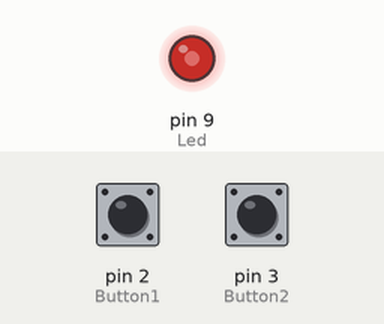
A sketch run on a simulated Arduino Uno, built with avr-gcc and run on an emulated ATmega328P. Shown: output pins drawn as LEDs (lit = HIGH). The inputs (shaded band) are chosen by the test bench; at power-on: pin 3 (Button2) HIGH, pin 2 (Button1) HIGH.

Above: at 1.2 s.
1.3 s: pin 3 (Button2) pulled LOW for 1 s
At 3.2 s:
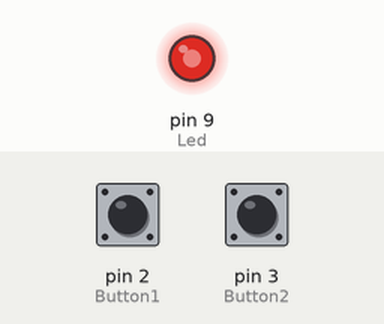
3.8 s: pin 2 (Button1) pulled LOW for 3.2 s
At 8.1 s:
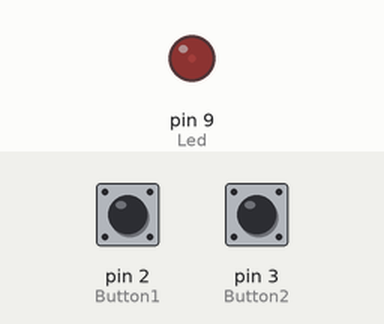
8.5 s: pin 2 (Button1) pulled LOW for 1 s
At 8.65 s:
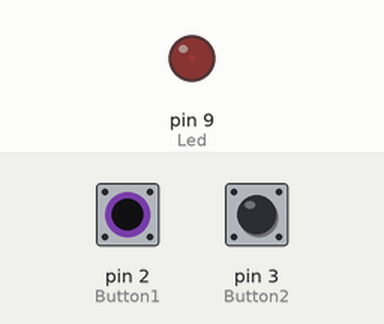
11.0 s: pin 3 (Button2) pulled LOW for 0.15 s
At 11.7 s:
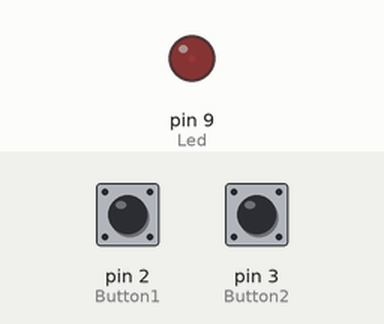
12.6 s: pin 3 (Button2) driven LOW
At 13.96 s:
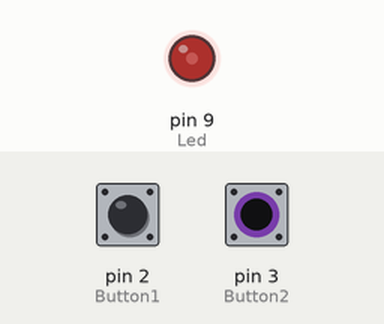
15.6 s: pin 3 (Button2) driven HIGH
At 17.0 s:
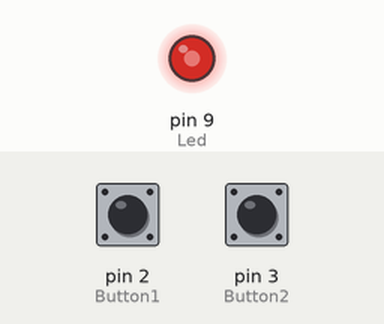
Timing chart, 0 to 18.1 s (numbered marks = the images above; inputs shaded):
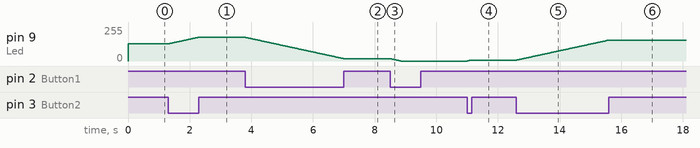

The sketch:

sketch.ino
```cpp
const int Button1 = 2;
const int Button2 = 3;
const int Led = 9;
void setup() {
  // put your setup code here, to run once:
  pinMode(Button1, INPUT);
  pinMode(Button2, INPUT);
  pinMode(Led, OUTPUT);
  digitalWrite(Button1, HIGH);
  digitalWrite(Button2, HIGH);
}

int ledBrightness = 128;

void loop() {
  // put your main code here, to run repeatedly:
  if(digitalRead(Button1) == LOW)
  {
    ledBrightness--;
  } else if(digitalRead(Button2) == LOW)
  {
    ledBrightness++;
  }
  ledBrightness = constrain(ledBrightness, 0 ,255);
  analogWrite(Led, ledBrightness);
  delay(20);
}
```

Measured:
- after the input at 1.3 s, pin 9 (Led): moves from 128/255 to 178/255 over 0.98 s, starting at once
- after the input at 3.8 s, pin 9 (Led): moves from 178/255 to 18/255 over 3.2 s, starting at once
- after the input at 8.5 s, pin 9 (Led): moves from 18/255 to 0/255 over 0.34 s, starting at once
- after the input at 11.0 s, pin 9 (Led): 0/255 → 7/255 at once
- after the input at 12.6 s, pin 9 (Led): moves from 7/255 to 157/255 over 3.0 s, starting at once
- after the input at 15.6 s, pin 9 (Led): stays 157/255 (without the input it goes to 158/255 after 0.02 s)
